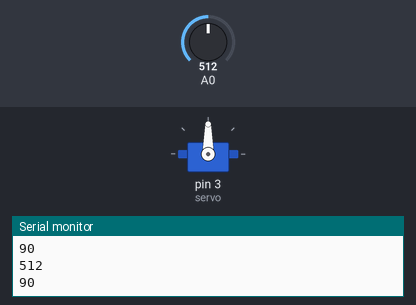
This sketch was run on a simulated Arduino Uno, built with avr-gcc and run on an emulated ATmega328P. On the bench: servo, the last lines printed to the serial monitor. The inputs (shaded band) are chosen by the test bench; at power-on: A0 = 512.

Above: at 1.2 s.
1.3 s: A0 set to 591
2.8 s: A0 set to 614
At 3.39 s:
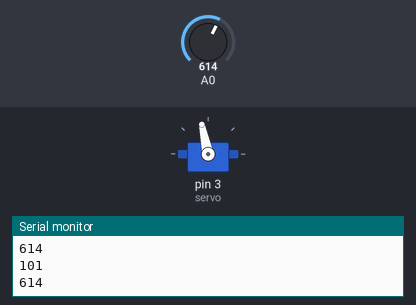
5.8 s: A0 set to 590
At 5.8 s:
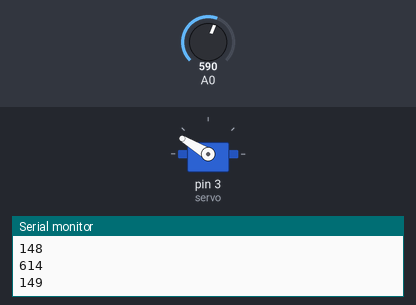
7.3 s: A0 set to 610
At 9.9 s:
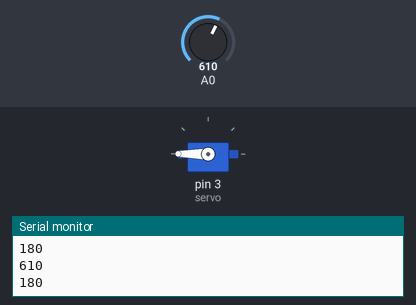
10.3 s: A0 set to 416
11.8 s: A0 set to 388
At 12.39 s:
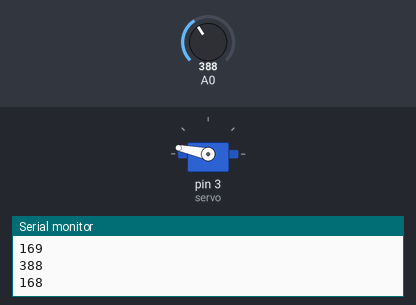
Timing chart, 0 to 18.4 s (numbered marks = the images above; inputs shaded):
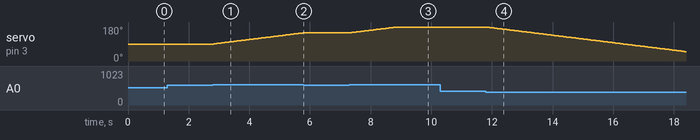

Measured:
- the behaviour switches between 600 and 601 on A0 (found by bisection; images 0 and 1)
- the behaviour switches between 400 and 399 on A0 (found by bisection; images 3 and 4)
- after the input at 2.8 s, servo on pin 3 (servo): moves from 90° to 149° over 2.9 s, starting at once
- after the input at 5.8 s, servo on pin 3 (servo): stays 149° (without the input it goes to 150° after 0.01 s)
- after the input at 7.3 s, servo on pin 3 (servo): moves from 149° to 180° over 1.5 s, starting at once
- after the input at 11.8 s, servo on pin 3 (servo): moves from 180° to 49° over 6.6 s, starting at once

The sketch:

Test3_Photoresistor_Servo.ino
```cpp
#include <Servo.h>

Servo servo;
int PR1;
int Pos = 90;

void setup() {
  Serial.begin(9600);
  servo.attach(3);
}

void loop() {
  PR1 = analogRead(A0);
  if(PR1 > 600) {
  Pos += 1;
  } else if(PR1 < 400) {
   Pos -= 1;
  }

Pos = constrain(Pos, 0, 180);
servo.write(Pos);
Serial.println(PR1);
Serial.println(Pos);
Serial.println("\n");
delay(50);

}
```
